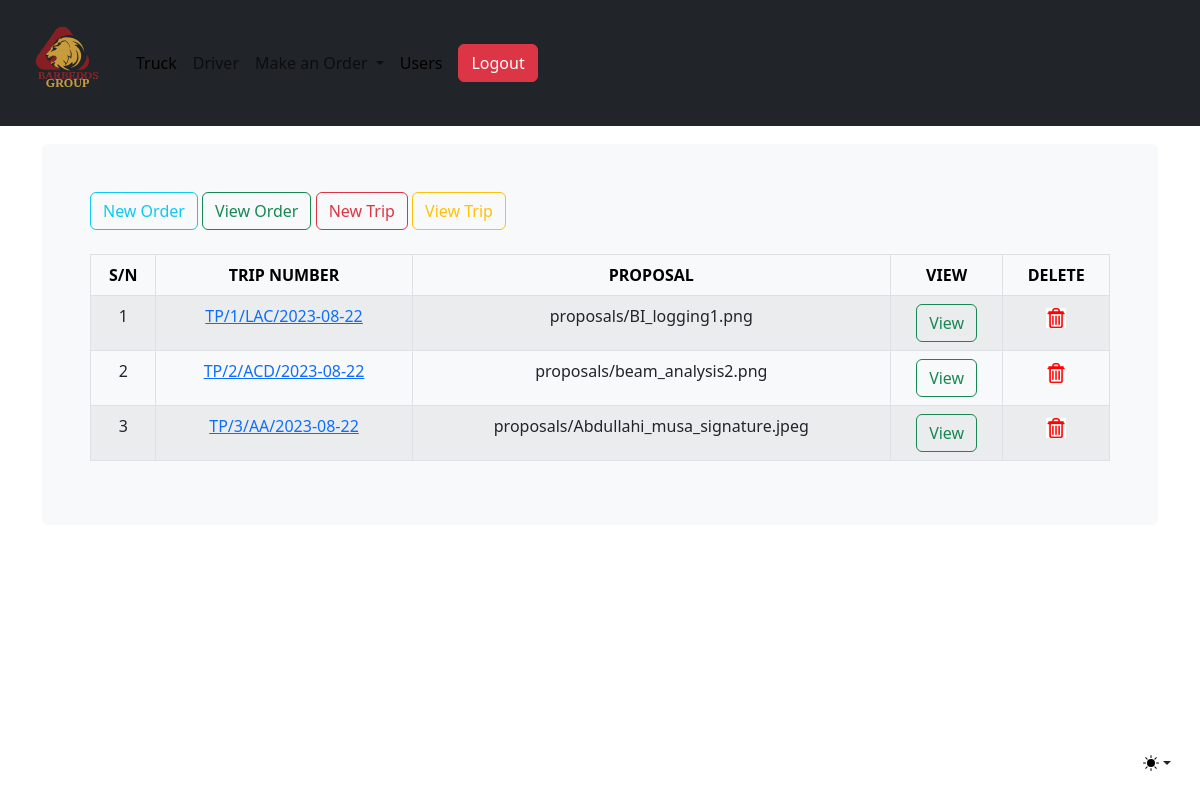
The page /trip-app/view-Ctrip/ (signed in) on the database as committed earlier.
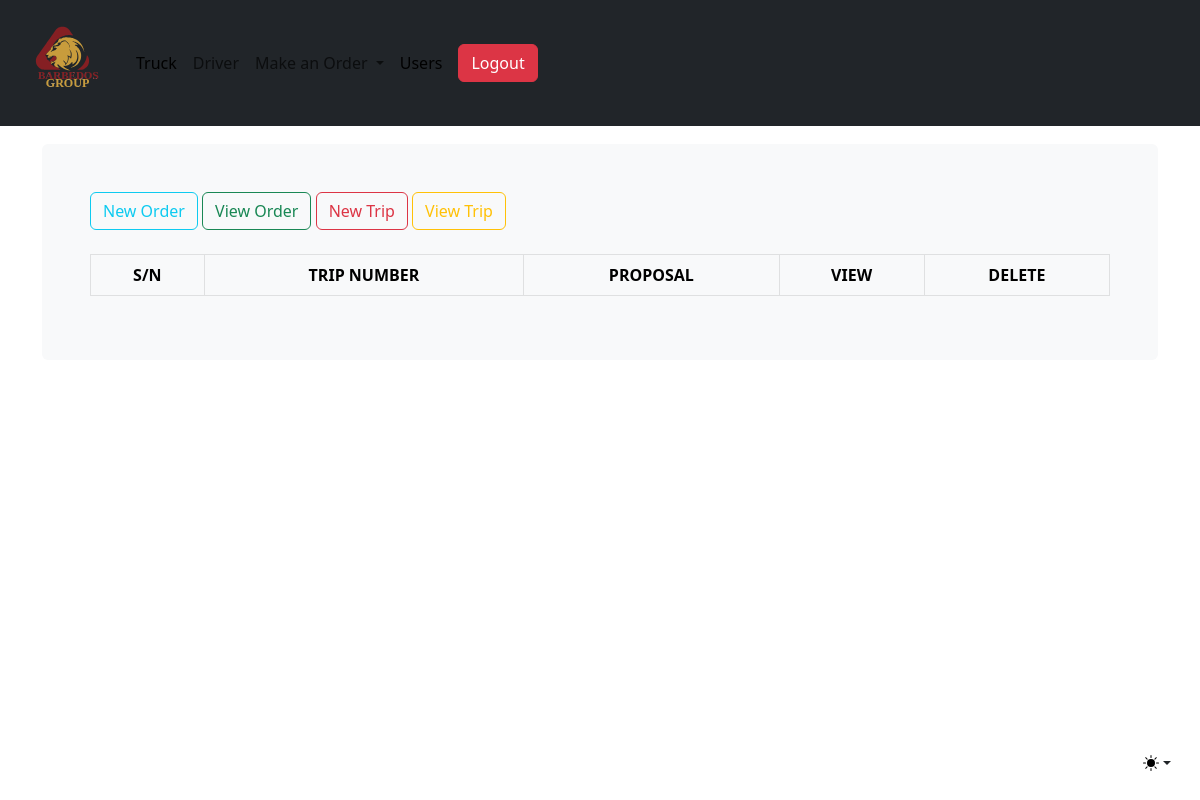
The same page on the database as committed later.
### trips/models.py (models this page shows, shortened)
class CompanyTrips(models.Model):
    CHOICES = (("TP","TRIP"),)
    name =  models.CharField(max_length=2, choices=CHOICES, default="TP")
    initials =  models.CharField(max_length=5, help_text="Enter Company Name Initials")
    date = models.DateField(auto_now_add=True)
    proposal = models.FileField(upload_to="proposals/")
    class Meta:
        verbose_name = "Individual Trip"
        verbose_name_plural = "Individual Trips"
    @property
    def Trip_no(self):
        return f"{self.name}/{self.id}/{self.initials}/{self.date}"

### trips/views.py (the view)
# urls.py: path("view-Ctrip/", views.CompanyTripView, name="viewcompanytrip"),
@login_required(login_url="account:login")
@staff_member_required(login_url="base:index")
def CompanyTripView(request):
    title = "Trips"
    queryset = CompanyTrips.objects.all()
    context = {"title": title, "added": queryset}
    return render(request, "display/ctrip.html", context)

### templates/display/ctrip.html (shortened to what this page needs)
{% extends 'base/base.html' %}
{% load crispy_forms_tags %}
{% load static %}
{% block content %}
{% include "base/cnavbar.html" %}
    <div class="table responsive">
         <br>
     <table class = 'table table-bordered table-striped'>
        <thead class = 'table-light'>
            <tr>
            <th class = "text-center">S/N</th>
            <th class = "text-center">TRIP NUMBER</th>
            <th class = "text-center">PROPOSAL</th>
            <th class = "text-center">VIEW</th>
           {% if request.user.is_superuser %}
           <th class = "text-center">DELETE</th>
           {% endif %}
            </tr>
        </thead>
        {%for item in added %}
        <tr>
            <td class = "text-center">{{forloop.counter}}</td>
            <td class = "text-center"><a href="{% url 'trips:updatecompanytrip' item.id %}">{{item.Trip_no|upper}}</a></td>
            <td class = "text-center">{{item.proposal}}</td>
            <td class = "text-center"><a href="{% url 'trips:ctorders' item.id %}" class="btn btn-outline-success">View</a></td>
           {% if request.user.is_superuser %}
            <td class = "text-center"><a href="{% url 'trips:deletecompanytrip' item.id %}"><img src="{% static 'img/del.jpg' %}" height= "20" width="20"></a></td>
           {% endif %}
        </tr>
        {%endfor%}
        </table>
    </div>
{% endblock %}

### templates/base/base.html (shortened to what this page needs)
{% load static %}
<!doctype html>
<html lang="en" data-bs-theme="auto">
  <head><script src="{% static 'js/color-modes.js' %}"></script>
    <link rel="" href="{% static 'css/stylesheet.css' %}">
<link href="{% static 'css/bootstrap.min.css' %}" rel="stylesheet">
  </head>
  <body>
    <br>
    <br><br><br><br><br>
    <div class="dropdown position-fixed bottom-0 end-0 mb-3 me-3 bd-mode-toggle">
      <button class="btn btn-bd-primary py-2 dropdown-toggle d-flex align-items-center"
              id="bd-theme"
              type="button"
              aria-expanded="false"
              data-bs-toggle="dropdown"
              aria-label="Toggle theme (auto)">
        <svg class="bi my-1 theme-icon-active" width="1em" height="1em"><use href="#circle-half"></use></svg>
      </button>
    </div>
    <main class="container">
        <div class="bg-body-tertiary p-5 rounded mt-6">
      {% block content %}{% endblock %}
    </main>
{% include 'base/navbar.html' %}
  </body>
</html>

### templates/base/cnavbar.html
<a class="btn btn-outline-info" href="{% url 'orders:companyorder' %}">New Order</a>
<a class="btn btn-outline-success" href="{% url 'orders:viewcompanyorder' %}">View Order</a>
<a class="btn btn-outline-danger" href="{% url 'trips:companytrip' %}">New Trip</a>
<a class="btn btn-outline-warning" href="{% url 'trips:viewcompanytrip' %}">View Trip</a>

### templates/base/navbar.html (shortened to what this page needs)
{% load static %}
<nav class="navbar fixed-top navbar-expand-sm navbar-light bg-dark">
    <div class="container-fluid">
      <a class="navbar-brand" href="{% url 'base:index' %}"><img src="{% static 'img/barbados.svg' %}" width="100" height="100"><a>
      <div class="collapse navbar-collapse" id="navbarCollapse">
        <ul class="navbar-nav">
      {% if user.is_staff %}
          <li class="nav-item">
            <a class="nav-link active" aria-current="page" href="{% url 'trucks:truck' %}">Truck</a>
          </li>
          <li class="nav-item">
            <a class="nav-link" href="{% url 'drivers:displaydriver' %}">Driver</a>
          </li>
          <li class="nav-item dropdown">
            <a class="nav-link dropdown-toggle" href="#" role="button" data-bs-toggle="dropdown" aria-expanded="false">
              Make an Order
            </a>
          </li>
            {% if user.is_superuser %}
            <li class="nav-item">
              <a class="nav-link active" aria-current="page" href="{% url 'account:registry' %}">Users</a>
            </li>
            {% endif %}
        </ul>
           {% endif %}
        <ul class="navbar-nav ml-auto">
          {% if request.user.is_authenticated %}
          <li class="nav-item">
            <a class="nav-link" href="{% url 'account:logout' %}"><button class= 'btn btn-danger'> Logout</button></a>
          </li>
          </ul>
          {% endif %}
      </div>
    </div>
  </nav>

Rows that differ between the two databases and show on the page:
removed CompanyTrips: Trip_no "TP/1/LAC/2023-08-22", proposal "proposals/BI_logging1.png"
removed CompanyTrips: Trip_no "TP/2/ACD/2023-08-22", proposal "proposals/beam_analysis2.png"
removed CompanyTrips: Trip_no "TP/3/AA/2023-08-22", proposal "proposals/Abdullahi_musa_signature.jpeg"
